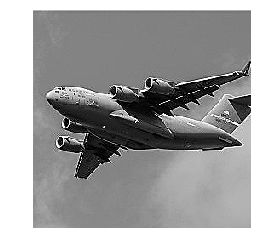
#> input picture Python/Preprocessing Images/images/plane_256x256.png, 262 x 252 px, found by its file name
$ python background_subtraction.py
#> lines starting #> are read from the running program, lines starting #| are printed output that depends on the picture
# Remove Backgrounds using GrabCut Algorithm.

# Load image
import cv2
import numpy as np
from matplotlib import pyplot as plt

# Load image
# Load image
image_bgr = cv2.imread('C:/Users/DELL/Desktop/Preprocessing Images/images/plane_256x256.png')
#> image_bgr is the input picture: shape (252, 262, 3); min 0, max 255, mean 161.2

# Convert to RGB
image_rgb = cv2.cvtColor(image_bgr, cv2.COLOR_BGR2RGB)

# Rectange values: start x, start y, width, height
rectangle = (0, 56, 256, 150)

# Create initial mask
mask = np.zeros(image_rgb.shape[:2], np.uint8)

# Create temporary arrays used by grabCut
bgdModel = np.zeros((1, 65), np.float64)
fgdModel = np.zeros((1, 65), np.float64)

# Run grabCut
cv2.grabCut(image_rgb, # Our image
            mask, # The Mask
            rectangle, # Our rectangle
            bgdModel, # Temporary array for background
            fgdModel, # Temporary array for background
            5, # Number of iterations
            cv2.GC_INIT_WITH_RECT) # Initiative using our rectangle

# Create mask where sure and likely backgrounds set to 0, otherwise 1
mask_2 = np.where((mask==2) | (mask==0), 0, 1).astype('uint8')

# Multiply image with new mask to subtract background
image_rgb_nobg = image_rgb * mask_2[:, :, np.newaxis]
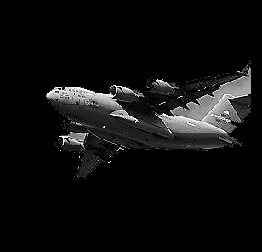
#> image_rgb_nobg: shape (252, 262, 3); min 0, max 255, mean 14.7

# Show image
plt.imshow(image_rgb_nobg), plt.axis("off")
plt.show()

$ run again, with Python/Preprocessing Images/images/validation.png copied over Python/Preprocessing Images/images/plane_256x256.png
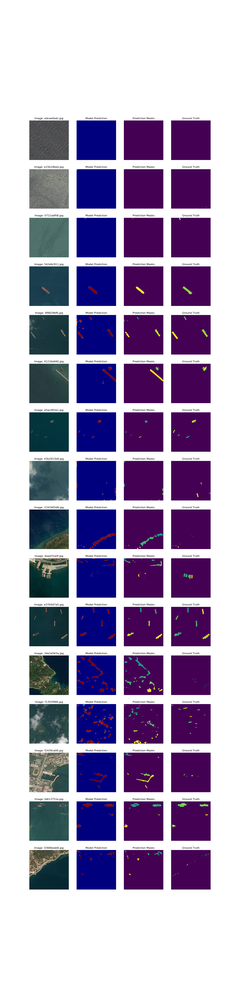
#> input picture Python/Preprocessing Images/images/validation.png, 234 x 1000 px, shrunk from 1500 x 6400 before the run, found by its file name
#> image_bgr is the input picture: shape (1000, 234, 3); mean B, G, R 184.4, 154.4, 165.8
#> `image_rgb_nobg = image_rgb * mask_2[:, :, np.newaxis]`:
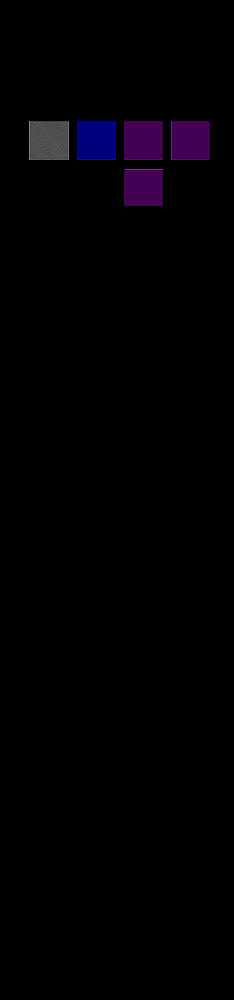
#> image_rgb_nobg: shape (1000, 234, 3); mean R, G, B 1.9, 0.6, 3
